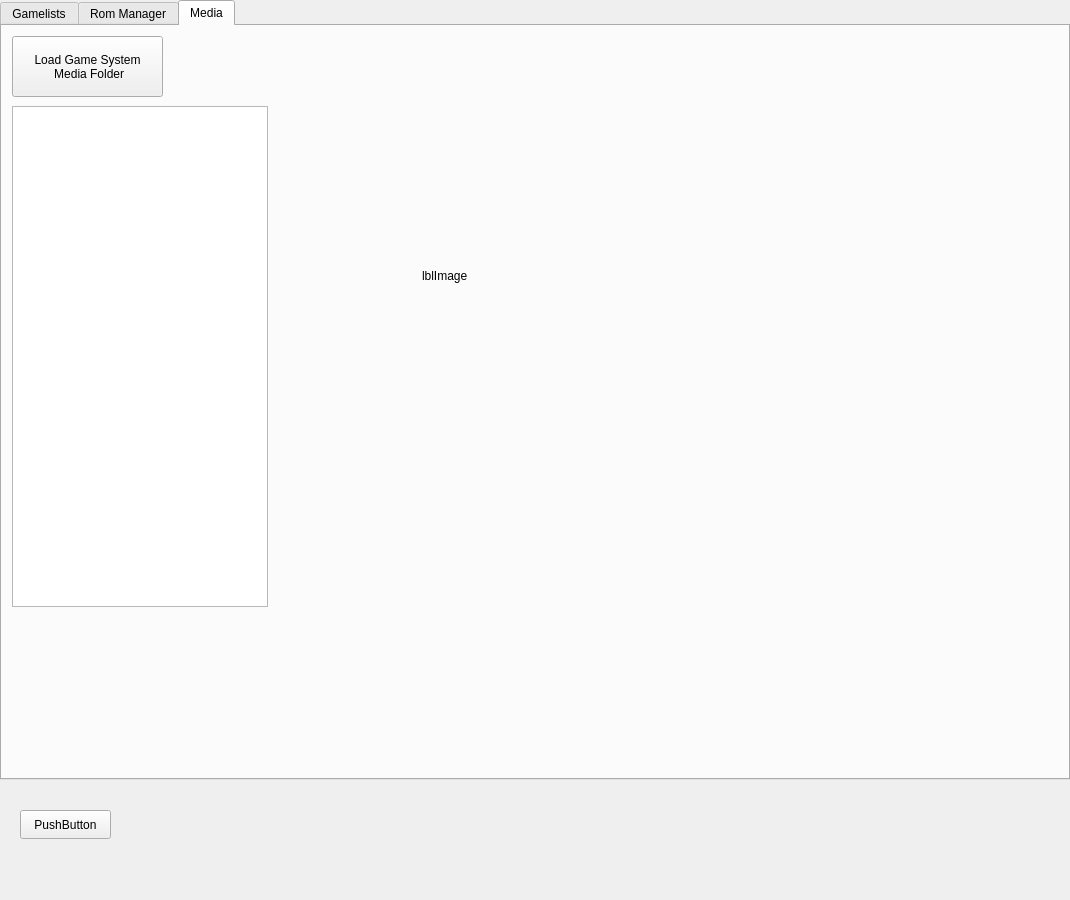
<?xml version="1.0" encoding="UTF-8"?>
<ui version="4.0">
 <class>MainWindow</class>
 <widget class="QWidget" name="MainWindow">
  <property name="geometry">
   <rect>
    <x>0</x>
    <y>0</y>
    <width>1070</width>
    <height>900</height>
   </rect>
  </property>
  <property name="windowTitle">
   <string>Archimedes ROM Management</string>
  </property>
  <widget class="QTabWidget" name="tcTabs">
   <property name="geometry">
    <rect>
     <x>0</x>
     <y>0</y>
     <width>1070</width>
     <height>780</height>
    </rect>
   </property>
   <property name="tabShape">
    <enum>QTabWidget::Rounded</enum>
   </property>
   <property name="currentIndex">
    <number>2</number>
   </property>
   <widget class="QWidget" name="tabGamelists">
    <attribute name="title">
     <string>Gamelists</string>
    </attribute>
    <widget class="QListWidget" name="lwGamelists">
     <property name="geometry">
      <rect>
       <x>10</x>
       <y>10</y>
       <width>221</width>
       <height>681</height>
      </rect>
     </property>
    </widget>
    <widget class="QListWidget" name="lwGames">
     <property name="geometry">
      <rect>
       <x>240</x>
       <y>10</y>
       <width>371</width>
       <height>681</height>
      </rect>
     </property>
    </widget>
    <widget class="QLabel" name="label_9">
     <property name="geometry">
      <rect>
       <x>621</x>
       <y>281</y>
       <width>85</width>
       <height>21</height>
      </rect>
     </property>
     <property name="text">
      <string>Description:</string>
     </property>
    </widget>
    <widget class="QPlainTextEdit" name="txtDesc">
     <property name="geometry">
      <rect>
       <x>720</x>
       <y>280</y>
       <width>341</width>
       <height>411</height>
      </rect>
     </property>
     <property name="acceptDrops">
      <bool>true</bool>
     </property>
     <property name="readOnly">
      <bool>false</bool>
     </property>
    </widget>
    <widget class="QPushButton" name="btnGamelists">
     <property name="geometry">
      <rect>
       <x>10</x>
       <y>700</y>
       <width>131</width>
       <height>29</height>
      </rect>
     </property>
     <property name="text">
      <string>Load Gamelists</string>
     </property>
    </widget>
    <widget class="QPushButton" name="btnAddGame">
     <property name="geometry">
      <rect>
       <x>840</x>
       <y>700</y>
       <width>111</width>
       <height>29</height>
      </rect>
     </property>
     <property name="text">
      <string>Add Game</string>
     </property>
    </widget>
    <widget class="QPushButton" name="btnSaveChanges">
     <property name="geometry">
      <rect>
       <x>720</x>
       <y>700</y>
       <width>121</width>
       <height>29</height>
      </rect>
     </property>
     <property name="text">
      <string>Save Changes</string>
     </property>
    </widget>
    <widget class="QWidget" name="layoutWidget">
     <property name="geometry">
      <rect>
       <x>619</x>
       <y>11</y>
       <width>441</width>
       <height>268</height>
      </rect>
     </property>
     <layout class="QGridLayout" name="gridLayout">
      <item row="0" column="0">
       <widget class="QLabel" name="label_10">
        <property name="text">
         <string>Name:</string>
        </property>
       </widget>
      </item>
      <item row="0" column="1" colspan="2">
       <widget class="QLineEdit" name="txtName"/>
      </item>
      <item row="1" column="0">
       <widget class="QLabel" name="label_2">
        <property name="text">
         <string>Path:</string>
        </property>
       </widget>
      </item>
      <item row="1" column="2">
       <widget class="QLineEdit" name="txtPath"/>
      </item>
      <item row="2" column="0">
       <widget class="QLabel" name="label_3">
        <property name="text">
         <string>Rating:</string>
        </property>
       </widget>
      </item>
      <item row="2" column="2">
       <widget class="QLineEdit" name="txtRating"/>
      </item>
      <item row="3" column="0" colspan="2">
       <widget class="QLabel" name="label_4">
        <property name="text">
         <string>Release Date:</string>
        </property>
       </widget>
      </item>
      <item row="3" column="2">
       <widget class="QLineEdit" name="txtReleaseDate"/>
      </item>
      <item row="4" column="0" colspan="2">
       <widget class="QLabel" name="label_5">
        <property name="text">
         <string>Developer:</string>
        </property>
       </widget>
      </item>
      <item row="4" column="2">
       <widget class="QLineEdit" name="txtDeveloper"/>
      </item>
      <item row="5" column="0" colspan="2">
       <widget class="QLabel" name="label_6">
        <property name="text">
         <string>Publisher:</string>
        </property>
       </widget>
      </item>
      <item row="5" column="2">
       <widget class="QLineEdit" name="txtPublisher"/>
      </item>
      <item row="6" column="0">
       <widget class="QLabel" name="label_7">
        <property name="text">
         <string>Genre:</string>
        </property>
       </widget>
      </item>
      <item row="6" column="2">
       <widget class="QLineEdit" name="txtGenre"/>
      </item>
      <item row="7" column="0" colspan="2">
       <widget class="QLabel" name="label_8">
        <property name="text">
         <string>Players:</string>
        </property>
       </widget>
      </item>
      <item row="7" column="2">
       <widget class="QLineEdit" name="txtPlayers"/>
      </item>
     </layout>
    </widget>
    <widget class="QPushButton" name="btnDeleteGamelistEntry">
     <property name="geometry">
      <rect>
       <x>950</x>
       <y>700</y>
       <width>111</width>
       <height>29</height>
      </rect>
     </property>
     <property name="text">
      <string>Delete Entry</string>
     </property>
    </widget>
   </widget>
   <widget class="QWidget" name="tabRoms">
    <attribute name="title">
     <string>Rom Manager</string>
    </attribute>
    <widget class="QPushButton" name="btnLoadRomDir">
     <property name="geometry">
      <rect>
       <x>10</x>
       <y>10</y>
       <width>131</width>
       <height>29</height>
      </rect>
     </property>
     <property name="text">
      <string>&amp;Load Directory</string>
     </property>
    </widget>
    <widget class="QListWidget" name="lstRoms">
     <property name="geometry">
      <rect>
       <x>10</x>
       <y>50</y>
       <width>361</width>
       <height>691</height>
      </rect>
     </property>
    </widget>
    <widget class="QGroupBox" name="grpRadioBtns">
     <property name="geometry">
      <rect>
       <x>380</x>
       <y>10</y>
       <width>121</width>
       <height>731</height>
      </rect>
     </property>
     <property name="layoutDirection">
      <enum>Qt::LeftToRight</enum>
     </property>
     <property name="title">
      <string>Filters:</string>
     </property>
    </widget>
    <widget class="QListWidget" name="lstFilteredRoms">
     <property name="geometry">
      <rect>
       <x>680</x>
       <y>50</y>
       <width>381</width>
       <height>691</height>
      </rect>
     </property>
    </widget>
   </widget>
   <widget class="QWidget" name="tabMedia">
    <attribute name="title">
     <string>Media</string>
    </attribute>
    <widget class="QLabel" name="lblImage">
     <property name="geometry">
      <rect>
       <x>420</x>
       <y>10</y>
       <width>640</width>
       <height>480</height>
      </rect>
     </property>
     <property name="text">
      <string>lblImage</string>
     </property>
    </widget>
    <widget class="QPushButton" name="btnLoadMedia">
     <property name="geometry">
      <rect>
       <x>10</x>
       <y>10</y>
       <width>151</width>
       <height>61</height>
      </rect>
     </property>
     <property name="text">
      <string>Load Game System
 Media Folder</string>
     </property>
    </widget>
    <widget class="QWidget" name="mediaContainer" native="true">
     <property name="geometry">
      <rect>
       <x>70</x>
       <y>450</y>
       <width>261</width>
       <height>221</height>
      </rect>
     </property>
    </widget>
    <widget class="QListWidget" name="lvMedia">
     <property name="geometry">
      <rect>
       <x>10</x>
       <y>80</y>
       <width>256</width>
       <height>501</height>
      </rect>
     </property>
    </widget>
   </widget>
  </widget>
  <widget class="QPushButton" name="btnTemp">
   <property name="geometry">
    <rect>
     <x>20</x>
     <y>810</y>
     <width>91</width>
     <height>29</height>
    </rect>
   </property>
   <property name="text">
    <string>PushButton</string>
   </property>
  </widget>
 </widget>
 <resources/>
 <connections/>
</ui>
